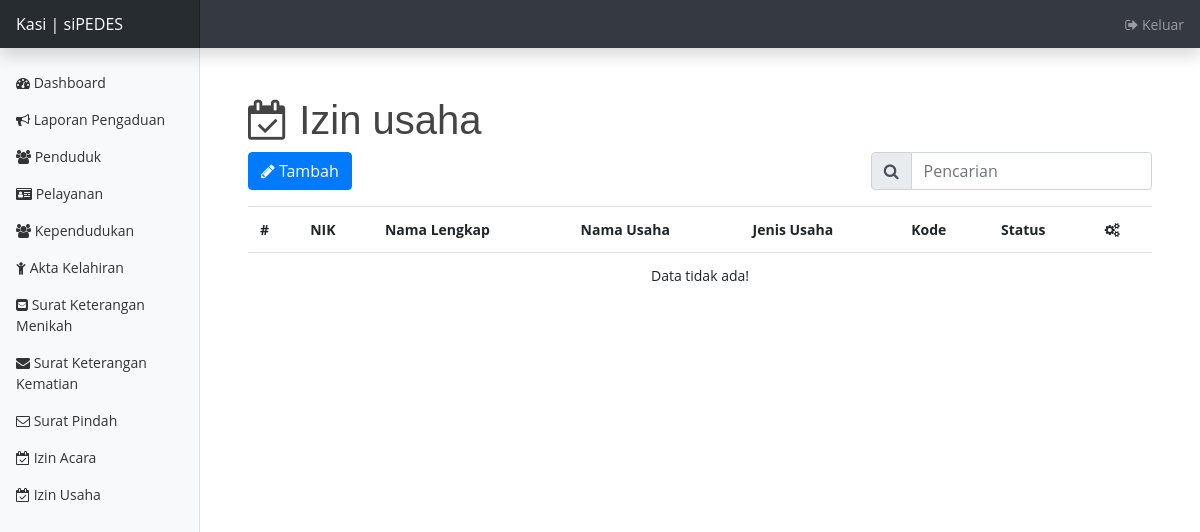
The app's page /petugas/izin_usaha, older data.
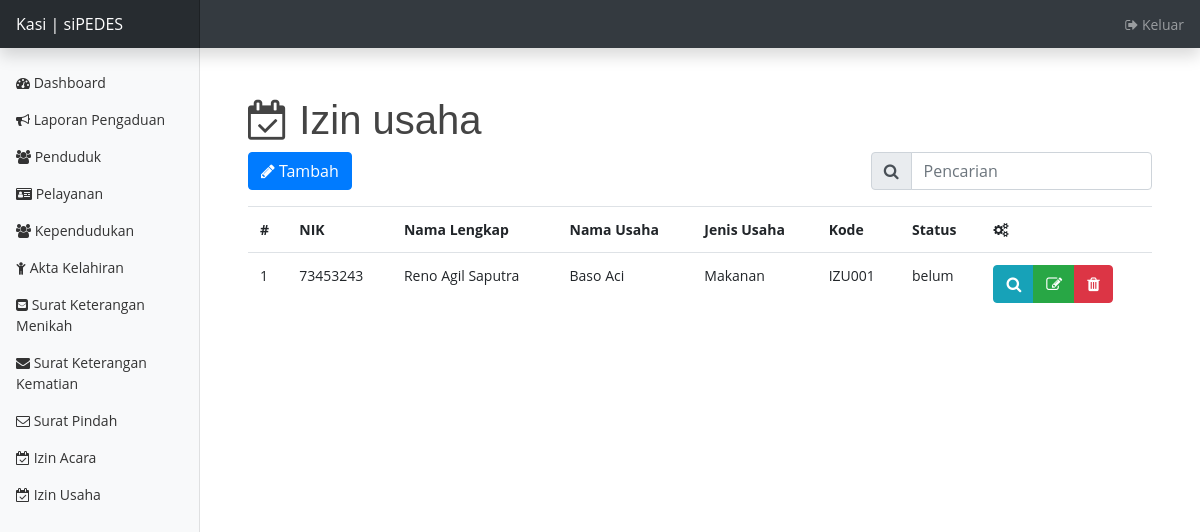
The same page, newer data.
### tables this page shows
CREATE TABLE `izin_usaha` (
  `id_izin_usaha` int(11) NOT NULL,
  `id_penduduk` int(11) NOT NULL,
  `nama_usaha` varchar(255) NOT NULL,
  `jenis_usaha` varchar(255) NOT NULL,
  `modal_usaha` int(100) NOT NULL,
  `tempat_usaha` text NOT NULL,
  `gambar_surat_pengantar` text NOT NULL,
  `waktu` datetime NOT NULL,
  `kode` varchar(255) NOT NULL,
  `status` varchar(255) NOT NULL
);

CREATE TABLE `penduduk` (
  `id_penduduk` int(11) NOT NULL,
  `nik` varchar(255) NOT NULL,
  `no_kk` varchar(255) NOT NULL,
  `nama_lengkap` varchar(255) NOT NULL,
  `tmp_lahir` varchar(255) NOT NULL,
  `tgl_lahir` date NOT NULL,
  `jk` char(1) NOT NULL,
  `kewarganegaraan` varchar(255) NOT NULL,
  `status_perkawinan` varchar(255) NOT NULL,
  `agama` varchar(255) NOT NULL,
  `pekerjaan` varchar(255) NOT NULL,
  `telp` varchar(255) NOT NULL,
  `alamat` text NOT NULL,
  `rt` int(11) NOT NULL,
  `rw` int(11) NOT NULL,
  `no_rumah` varchar(255) NOT NULL,
  `kelurahan_desa` varchar(255) NOT NULL,
  `kecamatan` varchar(255) NOT NULL,
  `kabupaten_kota` varchar(255) NOT NULL,
  `kode_pos` int(11) NOT NULL,
  `kata_sandi` varchar(255) NOT NULL,
  `foto` text NOT NULL
);

### application/controllers/Petugas.php (called while the page is built, shortened)
<?php
class Petugas extends CI_Controller {
	public function __construct(){
		$this->load->library('form_validation');
		$this->load->model('MyModel');
	}
	public function izin_usaha() {
		if($this->input->post('search')) {
			$this->db->join('penduduk','penduduk.id_penduduk = izin_usaha.id_penduduk','left');
			$this->db->order_by('nik','asc');
			$this->db->like('nik', $this->input->post('search'));
			$this->db->or_like('nama_lengkap', $this->input->post('search'));
			$this->db->or_like('kode', $this->input->post('search'));
			$data['usaha'] = $this->db->get('izin_usaha')->result_array();
		} else {
			$data['usaha'] = $this->MyModel->getUsaha();
		}
		$this->load->view('template/header_pet');
		$this->load->view('petugas/izin_usaha', $data);
		$this->load->view('template/footer_pet');
	}
}

### index.php (called while the page is built, shortened)
<?php
require_once BASEPATH.'core/CodeIgniter.php';

### application/models/MyModel.php (called while the page is built, shortened)
<?php
class MyModel extends CI_Model {
	public function getUsaha() {
		$this->db->join('penduduk','penduduk.id_penduduk = izin_usaha.id_penduduk','left');
		$this->db->order_by('nik','asc');
		return $this->db->get('izin_usaha')->result_array();
	}
}

### application/views/petugas/izin_usaha.php (the view, shortened to what this page needs)
<h1><i class="fa fa-calendar-check-o"></i> Izin usaha</h1>
<div class="row">
	<div class="col-lg-8">
		<a href="<?= base_url('petugas/izin_usaha/tambah'); ?>" class="btn btn-primary mb-2"><i class="fa fa-pencil"></i>
			Tambah</a>
	</div>
	<div class="col-lg-4">
		<form action="" method="post">
			<div class="input-group mb-3">
				<div class="input-group-prepend">
					<span class="input-group-text" id="basic-addon1"><i class="fa fa-search"></i></span>
				</div>
				<input type="text" name="search" class="form-control" placeholder="Pencarian" aria-label="Pencarian"
					aria-describedby="basic-addon1">
			</div>
		</form>
	</div>
</div>
<div class="table-responsive">
	<table class="table table-hover">
		<tr>
			<th>#</th>
			<th>NIK</th>
			<th>Nama Lengkap</th>
			<th>Nama Usaha</th>
			<th>Jenis Usaha</th>
			<th>Kode</th>
			<th>Status</th>
			<th><i class="fa fa-cogs"></i></th>
		</tr>
		<?php if(empty($usaha)) : ?>
		<tr>
			<td colspan="8" class="text-center">Data tidak ada!</td>
		</tr>
		<?php endif; ?>
		<?php
			$no = 1;
			foreach($usaha as $ac) :
		?>
		<tr>
			<td><?= $no++; ?></td>
			<td><?= $ac['nik']; ?></td>
			<td><?= $ac['nama_lengkap']; ?></td>
			<td><?= $ac['nama_usaha']; ?></td>
			<td><?= $ac['jenis_usaha']; ?></td>
			<td><?= $ac['kode']; ?></td>
			<td><?= $ac['status']; ?></td>
			<td>
				<div class="btn-group">
					<a href="" data-toggle="modal" data-target="#usaha<?= $ac['id_izin_usaha']; ?>"
						class="btn btn-info"><i class="fa fa-search"></i></a>
					<a href="<?= base_url('petugas/izin_usaha/edit/').$ac['id_izin_usaha']; ?>" class="btn btn-success"><i
							class="fa fa-edit"></i></a>
					<a onclick="return confirm('Yakin?')"
						href="<?= base_url('petugas/izin_usaha/hapus/').$ac['id_izin_usaha']; ?>" class="btn btn-danger"><i
							class="fa fa-trash"></i></a>
				</div>
			</td>
		</tr>
		<?php endforeach; ?>
	</table>
</div>

Row changes from the older to the newer data that the page shows:
added izin_usaha: id_penduduk.nik "73453243", id_penduduk.nama_lengkap "Reno Agil Saputra", nama_usaha "Baso Aci", jenis_usaha "Makanan", kode "IZU001", status "belum"
Text that changed along with them:
text no longer shown: "Data tidak ada!"
